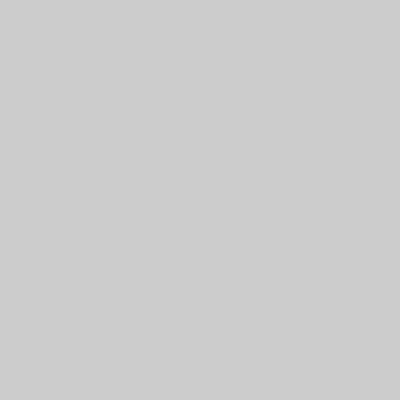
Frame 1 (no input)
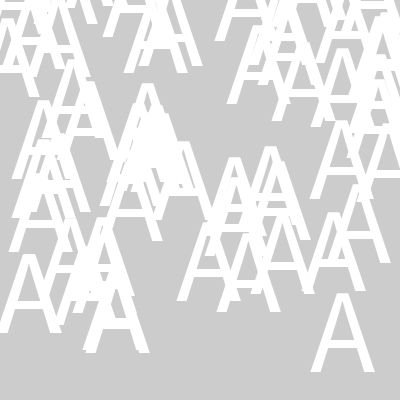
Frame 60 (the mouse pressed at the canvas centre just before this capture)
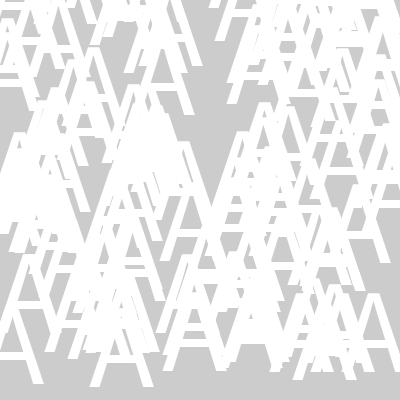
Frame 120 (the mouse held since frame 60 and released just before this capture)

The Processing sketch that drew these frames (run headless with seeded random() and noise(); from frame 60 on, the mouse is pressed at the canvas centre):

// Processing sketch: sketch__15_1
// ── sketch__15_1.pde
/*THIS SKETCH RANDOMLY PRINTS THE ALPHABET FROM A TO F*/

int a= -1;

void setup()
{ 
  size(400, 400);
  textAlign(CENTER);
  textSize(120);
}

void draw()
{ 
  println(a);
  a++;
  if ((a>0)&&(a<150)) {
    fill(255);
    text("A", random(400), random(400));
  }
  else {
  }

  if ((a>150)&&(a<250)) { 
    fill(0);
    text("B", random(400), random(400));
  }

  if ((a>250)&&(a<350)) { 
    fill(255);
    text("C", random(400), random(400));
  }

  if ((a>350)&&(a<450)) {
    fill(0);
    text("D", random(400), random(400));
  }

  if ((a>450)&&(a<550)) { 
    fill(255);
    text("E", random(400), random(400));
  }  

  if ((a>550)&&(a<650)) { 
    fill(0);
    text("F", random(400), random(400));
  }  


  if (a>650) {
    a= -1;
  }
//ALPHABET RESETS HERE WHEN
  
}
